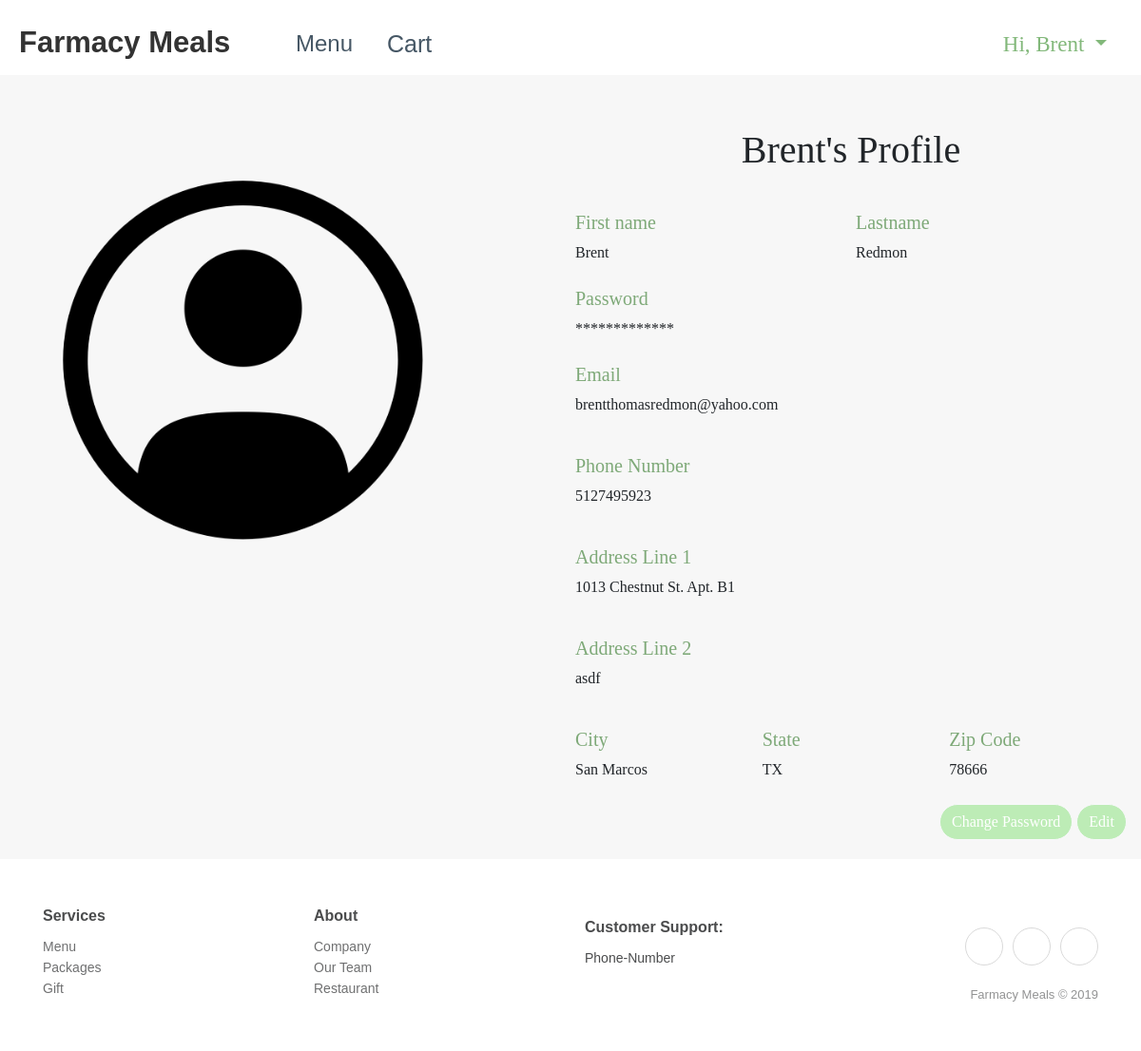
The app's page /profile (signed in), older data.
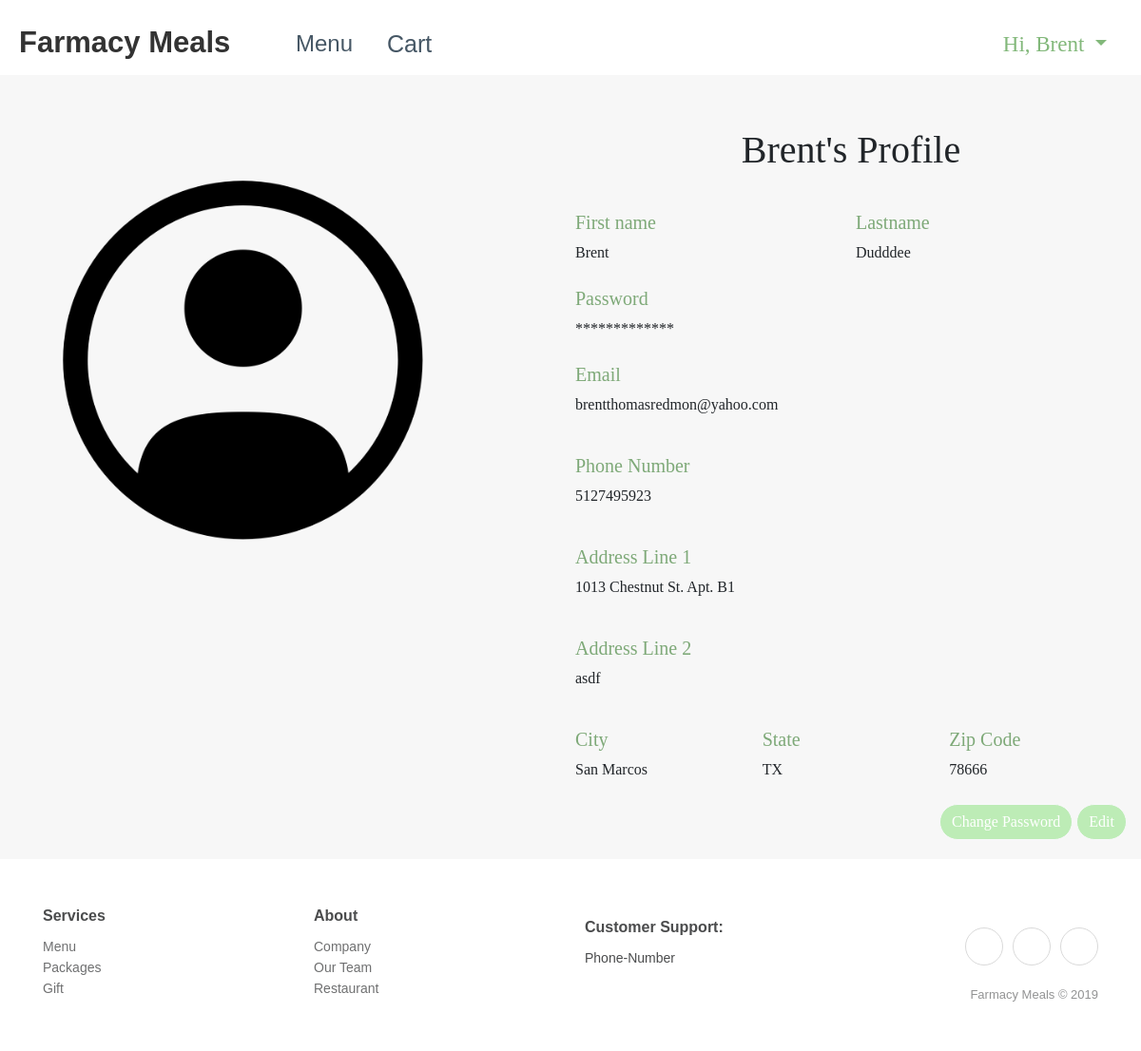
The same page, newer data.
### app/models.py (models this page shows, shortened)
class UserModel(UserMixin, db.Model):
    __tablename__ = "user"
    id = db.Column(db.Integer, primary_key=True)
    username = db.Column(db.String(64), index=True)
    email = db.Column(db.String(120), index=True, unique=True)
    password_hash = db.Column(db.String(128))
    first_name = db.Column(db.String(64), index=True, unique=False)
    last_name = db.Column(db.String(64), index=True, unique=False)
    address_line_1 = db.Column(db.String(64), index=True, unique=False)
    address_line_2 = db.Column(db.String(64), index=True, unique=False)
    city = db.Column(db.String(64), index=True, unique=False)
    state = db.Column(db.String(64), index=True, unique=False)
    zip_code = db.Column(db.String(64), index=True, unique=False)
    phone_number = db.Column(db.String(64), index=True, unique=False)
    image_file = db.Column(db.String(20), index=True, unique=False, nullable=False, default='default.jpg')
    orders = db.relationship('OrderModel', backref='previous_orders')
    items = db.relationship('ItemModel', backref='my_items')

### app/routes.py (the view)
@app.route('/profile', methods=['GET'])
@login_required
def profile():
    user = UserModel.query.filter_by(username=current_user.username).first_or_404()
    image_file = url_for('static', filename='profile_pics/' + current_user.image_file)
    return render_template('profile.html', user=user, image_file=image_file)

### app/models.py (called while the page is built)
@login.user_loader
def load_user(id):
    return UserModel.query.get(int(id))

### app/templates/profile.html (shortened to what this page needs)
{% extends "base.html" %}
{% block css %}
<link rel="stylesheet" href="{{ url_for('static', filename='css/profile.styles.min.css') }}">
{% endblock %}
{% block content %}
<main>
    <div class="container-fluid profile profile-view" id="profile" style="padding-bottom: 20px;font-family: 'Noto Serif KR', serif;">
        <form>
            <div class="form-row profile-row" style="font-family: 'Noto Serif KR', serif;">
                <div class="col-md-4 col-lg-5 col-xl-5 relative" style="padding: 30px;">
                    <img class="img-fluid account-img" src="{{ image_file }}"/>
                </div>
                <div class="col-md-8 col-lg-7 col-xl-6 offset-lg-0 offset-xl-1" >
                    <h1 class="text-center" style="padding-bottom: 12px;">{{ user.first_name }}'s Profile </h1>
                    <div class="form-row" style="padding-top: 20px;">
                        <div class="col-sm-12 col-md-6" style="padding-bottom: 8px;">
                            <div class="form-group"><h5 style="color: #7ea978;">First name </h5>
                                <p>{{ user.first_name }}</p>
                            </div>
                        </div>
                        <div class="col-sm-12 col-md-6" style="padding-bottom: 8px;">
                            <div class="form-group"><h5 style="color: #7ea978;">Lastname </h5>
                                <p>{{ user.last_name }}</p>
                            </div>
                        </div>
                    </div>
                    <div class="form-row">
                        <div class="col-sm-12 col-md-6" style="padding-bottom: 8px;">
                            <div class="form-group"><h5 style="color: #7ea978;">Password</h5>
                                <p>*************</p>
                            </div>
                        </div>
                    </div>
                    <div class="form-group" style="padding-bottom: 8px;"><h5 style="color: #7ea978;">Email </h5>
                        <p>{{ user.email }}</p>
                    </div>
                    <div class="form-group" style="padding-bottom: 8px;"><h5 style="color: #7ea978;">Phone Number </h5>
                        <p>{{ user.phone_number }}</p>
                    </div>
                    <div class="form-group" style="padding-bottom: 8px;"><h5 style="color: #7ea978;">Address Line 1</h5>
                        <p>{{ user.address_line_1 }}</p>
                    </div>
                    <div class="form-group" style="padding-bottom: 8px;"><h5 style="color: #7ea978;">Address Line 2</h5>
                        <p>{{ user.address_line_2 }}</p>
                    </div>
                    <div class="form-row flex-row" style="padding-bottom: 8px;">
                        <div class="col-sm-12 col-md-4 col-lg-4">
                            <div class="form-group"><h5 style="color: #7ea978;">City</h5>
                                <p>{{ user.city }}</p>
                            </div>
                        </div>
                        <div class="col-sm-12 col-md-4 col-lg-4">
                            <div class="form-group"><h5 style="color: #7ea978;">State</h5>
                                <p>{{ user.state }}</p>
                            </div>
                        </div>
                        <div class="col"><h5 style="color: #7ea978;">Zip Code</h5>
                            <p>{{ user.zip_code }}</p>
                        </div>
                    </div>
                    <div class="form-row">
                        <div class="col-lg-12 col-xl-12 text-right">
                            <a class="btn btn-light" href="/change_password" role="button" style="border-radius: 20px;background-color: #bdecb6;color: rgb(255,255,255);">Change Password</a>
                            <a class="btn btn-light" href="/edit_profile" role="button" style="border-radius: 20px;background-color: #bdecb6;color: rgb(255,255,255);">Edit</a></div></div>
                    </div>
                </div>
            </div>
</main>
{% endblock %}

### app/templates/base.html (shortened to what this page needs)
<!DOCTYPE html>
<html class="text-dark">
<head>
    <link rel="stylesheet" href="https://cdnjs.cloudflare.com/ajax/libs/twitter-bootstrap/4.3.1/css/bootstrap.min.css">
    <link rel="stylesheet" href="https://cdnjs.cloudflare.com/ajax/libs/ionicons/2.0.1/css/ionicons.min.css">
    <link rel="stylesheet" href="{{ url_for('static', filename='css/base.styles.min.css') }}">
    {% block css %} {% endblock %}
</head>
<body>
    <div>
        <nav class="navbar navbar-light navbar-expand-lg navigation-clean-button" style="padding: 14px;">
            <div class="container-fluid"><a class="navbar-brand" href="/"
                    style="height: 35px;margin: 0px;font-size: 31px; width: 253px;padding: 0px;">Farmacy
                    Meals</a>
                <div class="collapse navbar-collapse flex-shrink-1" id="navcol-1">
                    <ul class="nav navbar-nav">
                        <li class="nav-item" role="presentation"><a class="nav-link" href="/menu"
                                style="font-size: 24px;">Menu</a></li>
                        <li class="nav-item" role="presentation"><a class="nav-link" href="/cart"
                                style="font-size: 25px;">Cart</a></li>
                    </ul>
                    {% if current_user.username %}
                    <div class="nav-item dropdown ml-auto" style="font-size: 23px; font-family: 'Noto Serif KR', serif;"><a
                            class="dropdown-toggle nav-link" data-toggle="dropdown" aria-expanded="false"
                            style="color:#82b87a;" href="#">Hi,
                            {{ current_user.first_name }}&nbsp;</a>
                    </div>
                    {% else %}
                    </ul>
                    <span class="ml-auto navbar-text actions"> <a class="btn btn-light action-button" role="button"
                            href="/login" style="background-color: #bdecb6;">Log in</a></span>
                    {% endif %}
                </div>
            </div>
        </nav>
    </div>
    {% block content %} {% endblock %}
    <div class="footer-clean">
        <footer>
            <div class="container">
                <div class="row">
                    <div class="col-sm-4 col-md-3 item">
                        <h3>Services</h3>
                        <ul>
                            <li><a href="#">Menu</a></li>
                            <li><a href="#">Packages</a></li>
                            <li><a href="#">Gift</a></li>
                        </ul>
                    </div>
                    <div class="col-sm-4 col-md-3 item">
                        <h3>About</h3>
                        <ul>
                            <li><a href="#">Company</a></li>
                            <li><a href="#">Our Team</a></li>
                            <li><a href="#">Restaurant</a></li>
                        </ul>
                    </div>
                    <div class="col-sm-4 col-md-3 item">
                        <h3>Customer Support:</h3>
                        <ul>
                            <li>Phone-Number</li>
                        </ul>
                    </div>
                    <div class="col-lg-3 item social"><a href="#"></a><a
                            href="#"></a><a href="#"></a>
                        <p class="copyright">Farmacy Meals © 2019</p>
                    </div>
                </div>
            </div>
        </footer>
    </div>
</body>

Row changes from the older to the newer data that the page shows:
changed UserModel "Brent": last_name "Redmon" → "Dudddee"
